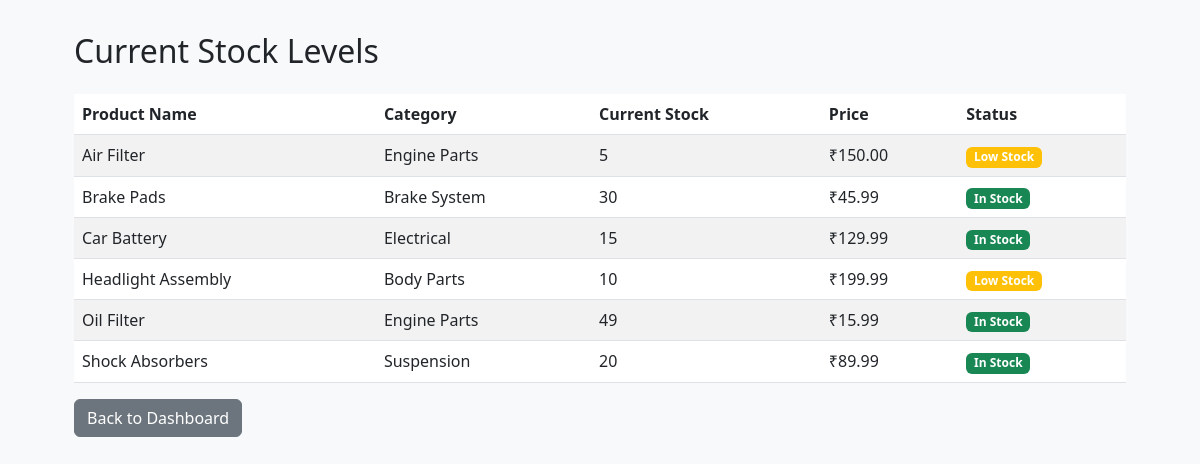
The app's page /stock-available/ (signed in) with its own data.
### inventory/models.py (models this page shows, shortened)
class SparePart(models.Model):
    name = models.CharField(max_length=200)
    category = models.ForeignKey(Category, on_delete=models.CASCADE)
    price = models.DecimalField(max_digits=10, decimal_places=2)
    stock = models.PositiveIntegerField(default=0)
    description = models.TextField(blank=True)

class Category(models.Model):
    name = models.CharField(max_length=100, unique=True)
    description = models.TextField(blank=True)

### inventory/views.py (the view)
# urls.py: path('stock-available/', views.stock_available, name='stock_available'),
@login_required(login_url='/owner-login/')
def stock_available(request):
    products = SparePart.objects.all().order_by('name')
    return render(request, 'inventory/stock_available.html', {'products': products})

### inventory/templates/inventory/stock_available.html (shortened to what this page needs)
<!DOCTYPE html>
<html lang="en">
<head>
    <link href="https://cdn.jsdelivr.net/npm/bootstrap@5.3.0/dist/css/bootstrap.min.css" rel="stylesheet">
</head>
<body>
    <div class="container">
        <div class="content">
            <h2 class="mb-4">Current Stock Levels</h2>
            <div class="table-responsive">
                <table class="table table-striped">
                    <thead>
                        <tr>
                            <th>Product Name</th>
                            <th>Category</th>
                            <th>Current Stock</th>
                            <th>Price</th>
                            <th>Status</th>
                        </tr>
                    </thead>
                    <tbody>
                        {% for product in products %}
                        <tr>
                            <td>{{ product.name }}</td>
                            <td>{{ product.category.name }}</td>
                            <td>{{ product.stock }}</td>
                            <td>₹{{ product.price }}</td>
                            <td>
                                {% if product.stock > 10 %}
                                <span class="badge bg-success">In Stock</span>
                                {% elif product.stock > 0 %}
                                <span class="badge bg-warning">Low Stock</span>
                                {% else %}
                                <span class="badge bg-danger">Out of Stock</span>
                                {% endif %}
                            </td>
                        </tr>
                        {% endfor %}
                    </tbody>
                </table>
            </div>
            <a href="{% url 'owner_dashboard' %}" class="btn btn-secondary">Back to Dashboard</a>
        </div>
    </div>
</body>
</html>

### inventory/templates/inventory/stock_available.html (style rules this page uses)
body { background: #f8f9fa; }
.content { padding: 2rem; }

### records on screen
SparePart: name "Air Filter", category.name "Engine Parts", stock "5", price "150.00", shows "Low Stock"
SparePart: name "Brake Pads", category.name "Brake System", stock "30", price "45.99", shows "In Stock"
SparePart: name "Car Battery", category.name "Electrical", stock "15", price "129.99", shows "In Stock"
SparePart: name "Headlight Assembly", category.name "Body Parts", stock "10", price "199.99", shows "Low Stock"
SparePart: name "Oil Filter", category.name "Engine Parts", stock "49", price "15.99", shows "In Stock"
SparePart: name "Shock Absorbers", category.name "Suspension", stock "20", price "89.99", shows "In Stock"
